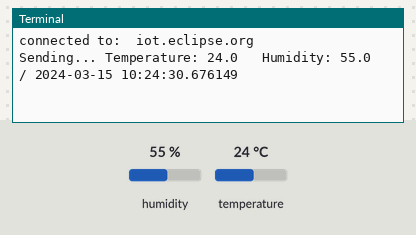
Bench run of a program on a simulated Raspberry Pi (BCM pin numbers). On the bench: the last lines printed to the terminal. Inputs (shaded band) come from the test bench; at power-on: humidity 55 %, temperature 24 °C. The clock reads 2024-03-15 10:24:30 at power-on unless the program sets it; no MQTT or app messages arrive unless stated.

Above: at 1.3 s.
1.4 s: humidity set to 22 %
At 4.8 s:
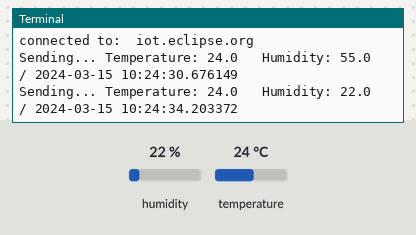
6.0 s: temperature set to 12 °C
At 8.4 s:
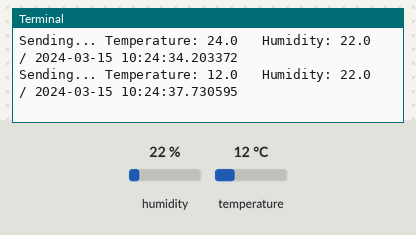
10.6 s: humidity set to 40 %
At 12.1 s:
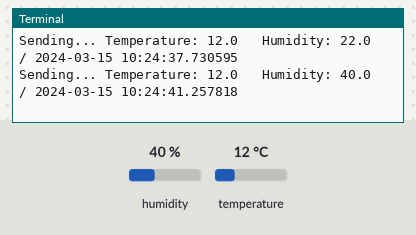
Timing chart, 0 to 13.6 s (numbered marks = the images above; inputs shaded):
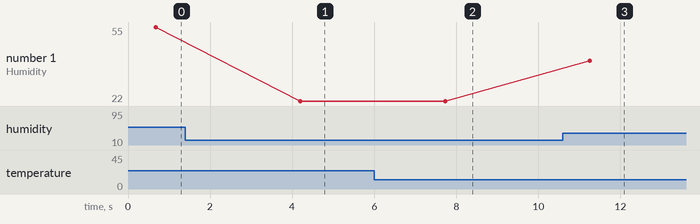

The program:

start_mqtt.py
```python
import paho.mqtt.client as mqtt
import time
import Adafruit_DHT as dht
import datetime
from variables import *

def mqtt_client_connect():
    print("connected to: ", broker_url)
    client.connect(broker_url)
    client.loop_start()

client = mqtt.Client("client_name")
mqtt_client_connect()

while True:
    humidity, temperature = dht.read_retry(dht.DHT11, 4)
    print('Sending... Temperature: {}   Humidity: {} / {}'.format(temperature, humidity, str(datetime.datetime.now())))
    client.publish(temperature_topic, temperature)
    client.publish(humidity_topic, humidity)
    time.sleep(3)
```

variables.py
```python
temperature_topic = "t0th/temperature"
humidity_topic = "t0th/humidity"
coffee_topic = "gdgfoz/coffeeiot"
broker_url = "iot.eclipse.org"
```

Measured:
- after the input at 1.4 s, the terminal: prints a new line after 2.8 s (image 1)
- after the input at 6.0 s, the terminal: prints a new line after 1.7 s (image 2)
- after the input at 10.6 s, the terminal: prints a new line after 0.66 s (image 3)
- plotted number 1: 55 → 22 after the input at 1.4 s, 22 → 40 after the input at 10.6 s
